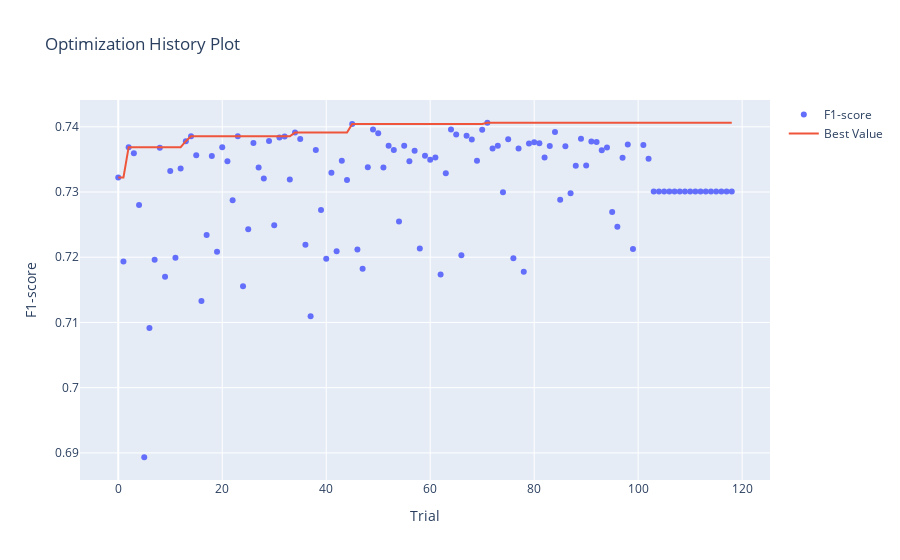

Notebook code cell kept with this figure:
### Markdown cell above
#### 4.4.2.2. Gráfico do Histórico de Otimização 

O primeiro gráfico que apresentaremos é o gráfico do histórico de otimização. Ele plota o número de tentativas que tentamos para encontrar a melhor combinação de hiperparâmetros no eixo Y e um valor objetivo que obtivemos para cada tentativa no eixo Y.

Podemos usar este gráfico para verificar se a otimização de hiperparâmetros está indo na direção certa ou não.

Abaixo, plotamos o gráfico do histórico de otimização usando o objeto de estudo que criamos na seção perceptron multicamadas. Podemos observar na saída que o valor de MSE está diminuindo com o aumento das tentativas. Isso confirma que a Optuna estava procurando uma combinação de hiperparâmetros na direção certa.

### Code cell
optuna.visualization.plot_optimization_history(study_xgb, target_name="F1-score")
